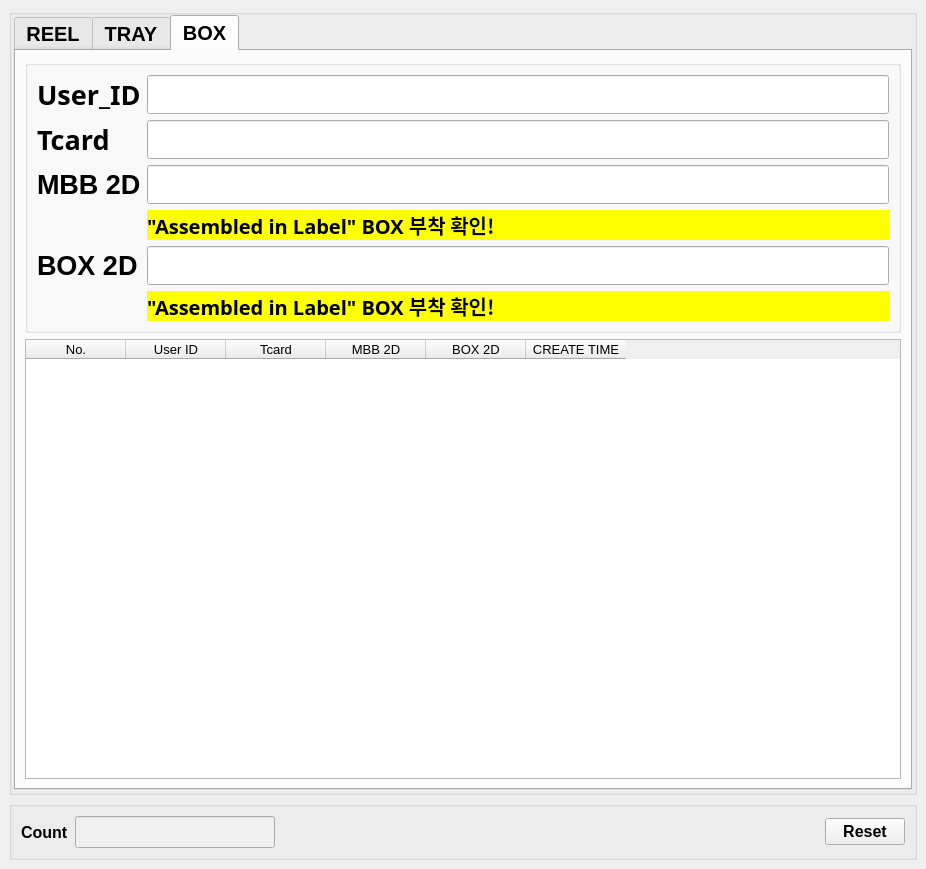
<?xml version="1.0" encoding="UTF-8"?>
<ui version="4.0">
 <class>MainWindow</class>
 <widget class="QMainWindow" name="MainWindow">
  <property name="geometry">
   <rect>
    <x>0</x>
    <y>0</y>
    <width>926</width>
    <height>869</height>
   </rect>
  </property>
  <property name="windowTitle">
   <string>QUL_LABEL_VALIDATION</string>
  </property>
  <widget class="QWidget" name="centralwidget">
   <layout class="QVBoxLayout" name="verticalLayout">
    <item>
     <widget class="QGroupBox" name="groupBox_2">
      <property name="title">
       <string/>
      </property>
      <property name="alignment">
       <set>Qt::AlignLeading|Qt::AlignLeft|Qt::AlignTop</set>
      </property>
      <layout class="QVBoxLayout" name="verticalLayout_2">
       <property name="spacing">
        <number>0</number>
       </property>
       <property name="leftMargin">
        <number>2</number>
       </property>
       <property name="topMargin">
        <number>0</number>
       </property>
       <property name="rightMargin">
        <number>2</number>
       </property>
       <property name="bottomMargin">
        <number>2</number>
       </property>
       <item>
        <widget class="QTabWidget" name="tabWidget">
         <property name="font">
          <font>
           <pointsize>15</pointsize>
           <weight>75</weight>
           <bold>true</bold>
          </font>
         </property>
         <property name="currentIndex">
          <number>2</number>
         </property>
         <property name="iconSize">
          <size>
           <width>16</width>
           <height>16</height>
          </size>
         </property>
         <widget class="QWidget" name="tab_2">
          <attribute name="title">
           <string>REEL</string>
          </attribute>
          <layout class="QVBoxLayout" name="verticalLayout_4">
           <item>
            <widget class="QGroupBox" name="groupBox_8">
             <property name="enabled">
              <bool>true</bool>
             </property>
             <property name="sizePolicy">
              <sizepolicy hsizetype="Preferred" vsizetype="Preferred">
               <horstretch>0</horstretch>
               <verstretch>0</verstretch>
              </sizepolicy>
             </property>
             <property name="maximumSize">
              <size>
               <width>2000000</width>
               <height>2000000</height>
              </size>
             </property>
             <property name="alignment">
              <set>Qt::AlignLeading|Qt::AlignLeft|Qt::AlignTop</set>
             </property>
             <layout class="QGridLayout" name="gridLayout_3">
              <item row="8" column="2">
               <widget class="QLabel" name="label">
                <property name="font">
                 <font>
                  <family>Arial Black</family>
                  <pointsize>15</pointsize>
                  <weight>75</weight>
                  <bold>true</bold>
                 </font>
                </property>
                <property name="styleSheet">
                 <string notr="true">background-color: rgb(255, 255, 0);</string>
                </property>
                <property name="text">
                 <string>제조 site 공란 Label 부착!</string>
                </property>
               </widget>
              </item>
              <item row="11" column="2">
               <widget class="QLineEdit" name="ed_mbb_2d_tab1">
                <property name="font">
                 <font>
                  <pointsize>20</pointsize>
                 </font>
                </property>
               </widget>
              </item>
              <item row="11" column="0">
               <widget class="QLabel" name="label_3">
                <property name="font">
                 <font>
                  <pointsize>20</pointsize>
                 </font>
                </property>
                <property name="text">
                 <string>MBB 2D</string>
                </property>
               </widget>
              </item>
              <item row="4" column="2">
               <widget class="QLineEdit" name="ed_reel_pink_tab1">
                <property name="enabled">
                 <bool>true</bool>
                </property>
                <property name="font">
                 <font>
                  <pointsize>20</pointsize>
                  <weight>75</weight>
                  <bold>true</bold>
                 </font>
                </property>
               </widget>
              </item>
              <item row="0" column="2">
               <widget class="QLineEdit" name="ed_user_tab1">
                <property name="enabled">
                 <bool>true</bool>
                </property>
                <property name="font">
                 <font>
                  <pointsize>20</pointsize>
                  <weight>75</weight>
                  <bold>true</bold>
                 </font>
                </property>
               </widget>
              </item>
              <item row="0" column="0">
               <widget class="QLabel" name="label_54">
                <property name="font">
                 <font>
                  <family>굴림</family>
                  <pointsize>20</pointsize>
                  <weight>75</weight>
                  <bold>true</bold>
                 </font>
                </property>
                <property name="text">
                 <string>User_ID</string>
                </property>
                <property name="alignment">
                 <set>Qt::AlignLeading|Qt::AlignLeft|Qt::AlignVCenter</set>
                </property>
               </widget>
              </item>
              <item row="4" column="0">
               <widget class="QLabel" name="label_55">
                <property name="font">
                 <font>
                  <pointsize>20</pointsize>
                  <weight>75</weight>
                  <bold>true</bold>
                 </font>
                </property>
                <property name="text">
                 <string>REEL PINK</string>
                </property>
               </widget>
              </item>
              <item row="2" column="0">
               <widget class="QLabel" name="label_56">
                <property name="font">
                 <font>
                  <family>굴림</family>
                  <pointsize>20</pointsize>
                  <weight>75</weight>
                  <bold>true</bold>
                 </font>
                </property>
                <property name="text">
                 <string>Tcard</string>
                </property>
               </widget>
              </item>
              <item row="10" column="0">
               <widget class="QLabel" name="label_17">
                <property name="font">
                 <font>
                  <pointsize>20</pointsize>
                  <weight>75</weight>
                  <bold>true</bold>
                 </font>
                </property>
                <property name="text">
                 <string>MBB PINK</string>
                </property>
               </widget>
              </item>
              <item row="2" column="2">
               <widget class="QLineEdit" name="ed_tcard_tab1">
                <property name="enabled">
                 <bool>true</bool>
                </property>
                <property name="font">
                 <font>
                  <pointsize>20</pointsize>
                  <weight>75</weight>
                  <bold>true</bold>
                 </font>
                </property>
               </widget>
              </item>
              <item row="10" column="2">
               <widget class="QLineEdit" name="ed_mbb_pink_tab1">
                <property name="enabled">
                 <bool>true</bool>
                </property>
                <property name="font">
                 <font>
                  <pointsize>20</pointsize>
                  <weight>75</weight>
                  <bold>true</bold>
                 </font>
                </property>
               </widget>
              </item>
              <item row="7" column="0">
               <widget class="QLabel" name="label_16">
                <property name="font">
                 <font>
                  <pointsize>20</pointsize>
                  <weight>75</weight>
                  <bold>true</bold>
                 </font>
                </property>
                <property name="text">
                 <string>REEL 2D</string>
                </property>
               </widget>
              </item>
              <item row="7" column="2">
               <widget class="QLineEdit" name="ed_reel_2d_tab1">
                <property name="font">
                 <font>
                  <pointsize>20</pointsize>
                 </font>
                </property>
               </widget>
              </item>
              <item row="12" column="2">
               <widget class="QLabel" name="label_2">
                <property name="font">
                 <font>
                  <family>Arial Black</family>
                  <pointsize>15</pointsize>
                  <weight>75</weight>
                  <bold>true</bold>
                 </font>
                </property>
                <property name="styleSheet">
                 <string notr="true">background-color: rgb(255, 255, 0);</string>
                </property>
                <property name="text">
                 <string>제조 site 공란 Label 부착!</string>
                </property>
               </widget>
              </item>
             </layout>
            </widget>
           </item>
           <item>
            <widget class="QTableWidget" name="tbl_tab1">
             <property name="font">
              <font>
               <pointsize>10</pointsize>
               <weight>50</weight>
               <bold>false</bold>
              </font>
             </property>
             <column>
              <property name="text">
               <string>No.</string>
              </property>
             </column>
             <column>
              <property name="text">
               <string>User ID</string>
              </property>
             </column>
             <column>
              <property name="text">
               <string>Tcard</string>
              </property>
             </column>
             <column>
              <property name="text">
               <string>REEL PINK</string>
              </property>
             </column>
             <column>
              <property name="text">
               <string>REEL 2D</string>
              </property>
             </column>
             <column>
              <property name="text">
               <string>MBB PINK</string>
              </property>
             </column>
             <column>
              <property name="text">
               <string>MBB 2D</string>
              </property>
             </column>
             <column>
              <property name="text">
               <string>CREATE TIME</string>
              </property>
             </column>
            </widget>
           </item>
          </layout>
         </widget>
         <widget class="QWidget" name="tab">
          <attribute name="title">
           <string>TRAY</string>
          </attribute>
          <layout class="QVBoxLayout" name="verticalLayout_3">
           <item>
            <widget class="QGroupBox" name="groupBox_11">
             <property name="enabled">
              <bool>true</bool>
             </property>
             <property name="sizePolicy">
              <sizepolicy hsizetype="Preferred" vsizetype="Preferred">
               <horstretch>0</horstretch>
               <verstretch>0</verstretch>
              </sizepolicy>
             </property>
             <property name="maximumSize">
              <size>
               <width>2000000</width>
               <height>2000000</height>
              </size>
             </property>
             <property name="alignment">
              <set>Qt::AlignLeading|Qt::AlignLeft|Qt::AlignTop</set>
             </property>
             <layout class="QGridLayout" name="gridLayout_5">
              <item row="3" column="0">
               <widget class="QLabel" name="label_27">
                <property name="font">
                 <font>
                  <pointsize>20</pointsize>
                  <weight>75</weight>
                  <bold>true</bold>
                 </font>
                </property>
                <property name="text">
                 <string>2D</string>
                </property>
               </widget>
              </item>
              <item row="2" column="0">
               <widget class="QLabel" name="label_22">
                <property name="font">
                 <font>
                  <pointsize>20</pointsize>
                  <weight>75</weight>
                  <bold>true</bold>
                 </font>
                </property>
                <property name="text">
                 <string>Bin Label</string>
                </property>
               </widget>
              </item>
              <item row="2" column="1">
               <widget class="QLineEdit" name="ed_bin_label_tab2">
                <property name="enabled">
                 <bool>true</bool>
                </property>
                <property name="font">
                 <font>
                  <pointsize>20</pointsize>
                  <weight>75</weight>
                  <bold>true</bold>
                 </font>
                </property>
               </widget>
              </item>
              <item row="0" column="0">
               <widget class="QLabel" name="label_71">
                <property name="font">
                 <font>
                  <family>굴림</family>
                  <pointsize>20</pointsize>
                  <weight>75</weight>
                  <bold>true</bold>
                 </font>
                </property>
                <property name="text">
                 <string>User_ID</string>
                </property>
                <property name="alignment">
                 <set>Qt::AlignLeading|Qt::AlignLeft|Qt::AlignVCenter</set>
                </property>
               </widget>
              </item>
              <item row="3" column="1">
               <widget class="QLineEdit" name="ed_2d_tab2">
                <property name="enabled">
                 <bool>true</bool>
                </property>
                <property name="font">
                 <font>
                  <pointsize>20</pointsize>
                  <weight>75</weight>
                  <bold>true</bold>
                 </font>
                </property>
                <property name="styleSheet">
                 <string notr="true"/>
                </property>
               </widget>
              </item>
              <item row="1" column="1">
               <widget class="QLineEdit" name="ed_tcard_tab2">
                <property name="enabled">
                 <bool>true</bool>
                </property>
                <property name="font">
                 <font>
                  <pointsize>20</pointsize>
                  <weight>75</weight>
                  <bold>true</bold>
                 </font>
                </property>
               </widget>
              </item>
              <item row="1" column="0">
               <widget class="QLabel" name="label_72">
                <property name="font">
                 <font>
                  <family>굴림</family>
                  <pointsize>20</pointsize>
                  <weight>75</weight>
                  <bold>true</bold>
                 </font>
                </property>
                <property name="text">
                 <string>Tcard</string>
                </property>
               </widget>
              </item>
              <item row="0" column="1">
               <widget class="QLineEdit" name="ed_user_tab2">
                <property name="enabled">
                 <bool>true</bool>
                </property>
                <property name="font">
                 <font>
                  <pointsize>20</pointsize>
                  <weight>75</weight>
                  <bold>true</bold>
                 </font>
                </property>
               </widget>
              </item>
              <item row="4" column="1">
               <widget class="QLabel" name="label_4">
                <property name="font">
                 <font>
                  <family>Arial Black</family>
                  <pointsize>15</pointsize>
                  <weight>75</weight>
                  <bold>true</bold>
                 </font>
                </property>
                <property name="styleSheet">
                 <string notr="true">background-color: rgb(255, 255, 0);</string>
                </property>
                <property name="text">
                 <string>제조 site 공란 Label 부착!</string>
                </property>
               </widget>
              </item>
             </layout>
            </widget>
           </item>
           <item>
            <widget class="QTableWidget" name="tbl_tab2">
             <property name="font">
              <font>
               <pointsize>10</pointsize>
               <weight>50</weight>
               <bold>false</bold>
              </font>
             </property>
             <column>
              <property name="text">
               <string>No.</string>
              </property>
             </column>
             <column>
              <property name="text">
               <string>User ID</string>
              </property>
             </column>
             <column>
              <property name="text">
               <string>Tcard</string>
              </property>
             </column>
             <column>
              <property name="text">
               <string>BIN LABEL</string>
              </property>
             </column>
             <column>
              <property name="text">
               <string>2D</string>
              </property>
             </column>
             <column>
              <property name="text">
               <string>CREATE TIME</string>
              </property>
             </column>
            </widget>
           </item>
          </layout>
         </widget>
         <widget class="QWidget" name="tab_4">
          <attribute name="title">
           <string>BOX</string>
          </attribute>
          <layout class="QVBoxLayout" name="verticalLayout_6">
           <item>
            <widget class="QGroupBox" name="groupBox_10">
             <property name="enabled">
              <bool>true</bool>
             </property>
             <property name="sizePolicy">
              <sizepolicy hsizetype="Preferred" vsizetype="Preferred">
               <horstretch>0</horstretch>
               <verstretch>0</verstretch>
              </sizepolicy>
             </property>
             <property name="maximumSize">
              <size>
               <width>2000000</width>
               <height>2000000</height>
              </size>
             </property>
             <property name="alignment">
              <set>Qt::AlignLeading|Qt::AlignLeft|Qt::AlignTop</set>
             </property>
             <layout class="QGridLayout" name="gridLayout_2">
              <item row="4" column="1">
               <widget class="QLineEdit" name="ed_box_2d_tab3">
                <property name="enabled">
                 <bool>true</bool>
                </property>
                <property name="font">
                 <font>
                  <pointsize>20</pointsize>
                  <weight>75</weight>
                  <bold>true</bold>
                 </font>
                </property>
               </widget>
              </item>
              <item row="2" column="0">
               <widget class="QLabel" name="label_21">
                <property name="font">
                 <font>
                  <pointsize>20</pointsize>
                  <weight>75</weight>
                  <bold>true</bold>
                 </font>
                </property>
                <property name="text">
                 <string>MBB 2D</string>
                </property>
               </widget>
              </item>
              <item row="2" column="1">
               <widget class="QLineEdit" name="ed_mbb_2d_tab3">
                <property name="enabled">
                 <bool>true</bool>
                </property>
                <property name="font">
                 <font>
                  <pointsize>20</pointsize>
                  <weight>75</weight>
                  <bold>true</bold>
                 </font>
                </property>
               </widget>
              </item>
              <item row="1" column="0">
               <widget class="QLabel" name="label_69">
                <property name="font">
                 <font>
                  <family>굴림</family>
                  <pointsize>20</pointsize>
                  <weight>75</weight>
                  <bold>true</bold>
                 </font>
                </property>
                <property name="text">
                 <string>Tcard</string>
                </property>
               </widget>
              </item>
              <item row="4" column="0">
               <widget class="QLabel" name="label_26">
                <property name="font">
                 <font>
                  <pointsize>20</pointsize>
                  <weight>75</weight>
                  <bold>true</bold>
                 </font>
                </property>
                <property name="text">
                 <string>BOX 2D</string>
                </property>
               </widget>
              </item>
              <item row="1" column="1">
               <widget class="QLineEdit" name="ed_tcard_tab3">
                <property name="enabled">
                 <bool>true</bool>
                </property>
                <property name="font">
                 <font>
                  <pointsize>20</pointsize>
                  <weight>75</weight>
                  <bold>true</bold>
                 </font>
                </property>
               </widget>
              </item>
              <item row="0" column="0">
               <widget class="QLabel" name="label_65">
                <property name="font">
                 <font>
                  <family>굴림</family>
                  <pointsize>20</pointsize>
                  <weight>75</weight>
                  <bold>true</bold>
                 </font>
                </property>
                <property name="text">
                 <string>User_ID</string>
                </property>
                <property name="alignment">
                 <set>Qt::AlignLeading|Qt::AlignLeft|Qt::AlignVCenter</set>
                </property>
               </widget>
              </item>
              <item row="0" column="1">
               <widget class="QLineEdit" name="ed_user_tab3">
                <property name="enabled">
                 <bool>true</bool>
                </property>
                <property name="font">
                 <font>
                  <pointsize>20</pointsize>
                  <weight>75</weight>
                  <bold>true</bold>
                 </font>
                </property>
               </widget>
              </item>
              <item row="3" column="1">
               <widget class="QLabel" name="label_5">
                <property name="font">
                 <font>
                  <family>Arial Black</family>
                  <pointsize>15</pointsize>
                  <weight>75</weight>
                  <bold>true</bold>
                 </font>
                </property>
                <property name="styleSheet">
                 <string notr="true">background-color: rgb(255, 255, 0);</string>
                </property>
                <property name="text">
                 <string>&quot;Assembled in Label&quot; BOX 부착 확인!</string>
                </property>
               </widget>
              </item>
              <item row="5" column="1">
               <widget class="QLabel" name="label_6">
                <property name="font">
                 <font>
                  <family>Arial Black</family>
                  <pointsize>15</pointsize>
                  <weight>75</weight>
                  <bold>true</bold>
                 </font>
                </property>
                <property name="styleSheet">
                 <string notr="true">background-color: rgb(255, 255, 0);</string>
                </property>
                <property name="text">
                 <string>&quot;Assembled in Label&quot; BOX 부착 확인!</string>
                </property>
               </widget>
              </item>
             </layout>
            </widget>
           </item>
           <item>
            <widget class="QTableWidget" name="tbl_tab3">
             <property name="font">
              <font>
               <pointsize>10</pointsize>
               <weight>50</weight>
               <bold>false</bold>
              </font>
             </property>
             <column>
              <property name="text">
               <string>No.</string>
              </property>
             </column>
             <column>
              <property name="text">
               <string>User ID</string>
              </property>
             </column>
             <column>
              <property name="text">
               <string>Tcard</string>
              </property>
             </column>
             <column>
              <property name="text">
               <string>MBB 2D</string>
              </property>
             </column>
             <column>
              <property name="text">
               <string>BOX 2D</string>
              </property>
             </column>
             <column>
              <property name="text">
               <string>CREATE TIME</string>
              </property>
             </column>
            </widget>
           </item>
          </layout>
         </widget>
        </widget>
       </item>
      </layout>
     </widget>
    </item>
    <item>
     <widget class="QGroupBox" name="groupBox_6">
      <property name="title">
       <string/>
      </property>
      <layout class="QGridLayout" name="gridLayout_4">
       <item row="0" column="1">
        <widget class="QLineEdit" name="ed_count">
         <property name="enabled">
          <bool>false</bool>
         </property>
         <property name="maximumSize">
          <size>
           <width>200</width>
           <height>16777215</height>
          </size>
         </property>
         <property name="font">
          <font>
           <pointsize>15</pointsize>
           <weight>75</weight>
           <bold>true</bold>
          </font>
         </property>
        </widget>
       </item>
       <item row="0" column="0">
        <widget class="QLabel" name="label_14">
         <property name="maximumSize">
          <size>
           <width>200</width>
           <height>16777215</height>
          </size>
         </property>
         <property name="font">
          <font>
           <pointsize>12</pointsize>
           <weight>75</weight>
           <bold>true</bold>
          </font>
         </property>
         <property name="text">
          <string>Count</string>
         </property>
        </widget>
       </item>
       <item row="0" column="3">
        <widget class="QPushButton" name="bt_reset">
         <property name="font">
          <font>
           <pointsize>12</pointsize>
           <weight>75</weight>
           <bold>true</bold>
          </font>
         </property>
         <property name="text">
          <string>Reset</string>
         </property>
        </widget>
       </item>
       <item row="0" column="2">
        <spacer name="horizontalSpacer">
         <property name="orientation">
          <enum>Qt::Horizontal</enum>
         </property>
         <property name="sizeHint" stdset="0">
          <size>
           <width>40</width>
           <height>20</height>
          </size>
         </property>
        </spacer>
       </item>
      </layout>
     </widget>
    </item>
   </layout>
  </widget>
 </widget>
 <resources/>
 <connections/>
</ui>
